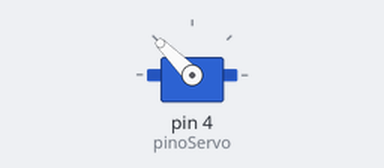
A sketch run on a simulated Arduino Uno, built with avr-gcc and run on an emulated ATmega328P. Parts: servo.

Above: at 0.05 s.
Timing chart, 0 to 4.6 s (numbered marks = the images above):
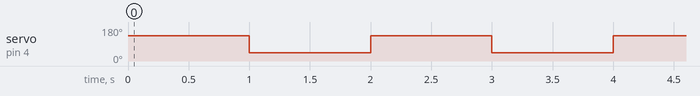

The sketch:

Rabo_-_Fox.ino
```cpp
#include <Servo.h>

const int pinoServo = 4;
Servo servo;

void rabo(){
  servo.write(135);
  delay(1000);
  servo.write(45);
}
void setup() {
  // put your setup code here, to run once:
  servo.attach(pinoServo);
  servo.write(45);
}

void loop() {
  // put your main code here, to run repeatedly:
  rabo();
  delay(1000);
}
```

Measured:
- by itself, servo on pin 4 (pinoServo): alternates 135° for 1.0 s and 45° for 1.0 s
